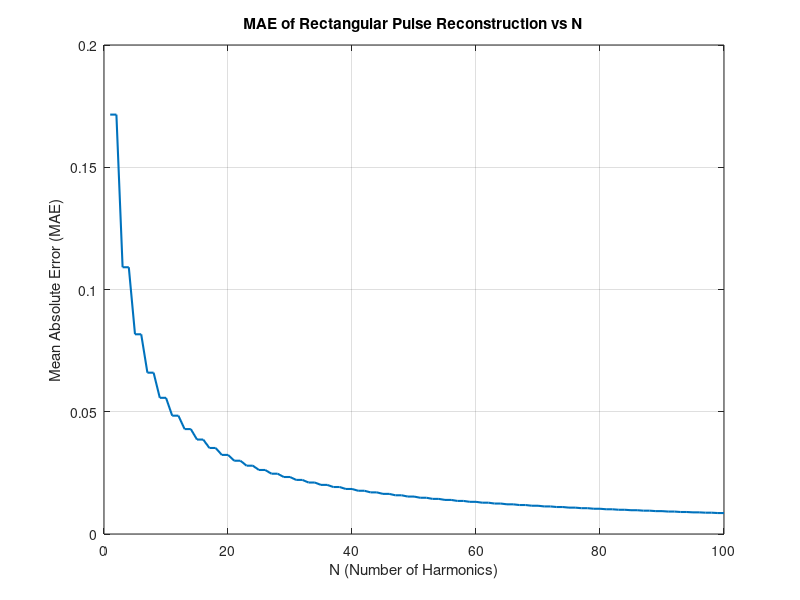

Write the MATLAB code that produced this figure.
function main
    % Parameters
    T = 2;              
    tau = 1;            
    t = linspace(-T/2, T/2, 2000);  

    % Original periodic rect function
    x_t = double(abs(t) <= tau/2);
    
    N_values = 1:100; 
    e_MAE = zeros(size(N_values));

    for idx = 1:length(N_values)
        N = N_values(idx);

        % Compute Fourier coefficients (numeric)
        Ck = fourierCoeff(t, x_t, T, N);

        % Reconstruct using partial sum
        x_hat = partialFourierSum(Ck, T, t);

        % Numerical integration for MAE
        e_MAE(idx) = (1/T) * trapz(t, abs(x_t - x_hat));
    end

    % Plot
    figure;
    plot(N_values, e_MAE, 'LineWidth', 1.5);
    xlabel('N (Number of Harmonics)');
    ylabel('Mean Absolute Error (MAE)');
    title('MAE of Rectangular Pulse Reconstruction vs N');
    grid on;
end

function X = fourierCoeff(t, xt, T, N)
    % Compute Fourier series coefficients numerically
    w0 = 2*pi/T;
    X = zeros(1, 2*N+1);

    for k = -N:N
        integrand = xt .* exp(-1j*k*w0*t);
        xk = (1/T) * trapz(t, integrand);
        X(k+N+1) = xk;
    end
end

function x_hat = partialFourierSum(Ck, T, time_grid)
    % Partial Fourier reconstruction from coefficients
    N = (length(Ck)-1)/2;
    w0 = 2*pi/T;
    x_hat = zeros(size(time_grid));

    for k = -N:N
        x_hat = x_hat + Ck(k+N+1) * exp(1j*k*w0*time_grid);
    end

    x_hat = real(x_hat); 
end
